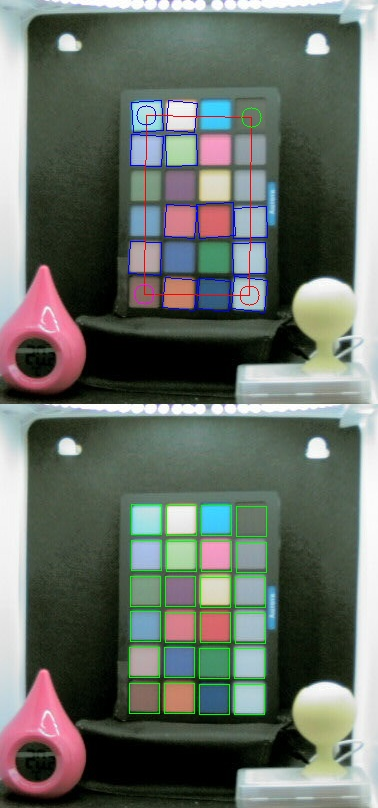
#> input picture Source/python-macduff/debug_passport_box.jpg, 378 x 808 px
$ python -i macduff.py   (imports and definitions only)
#> lines starting #> are read from the running program, lines starting #| are printed output that depends on the picture; after the words box and inside, x2 and y2 are one past the last pixel; in counts of white or black regions, pixels touching at a corner belong together
#!/usr/bin/env python
"""Python-Macduff: "the Macbeth ColorChecker finder", ported to Python.

Original C++ code: github.com/ryanfb/macduff/

Usage:
    # if pixel-width of color patches is unknown,
    $ python macduff.py examples/test.jpg result.png > result.csv

    # if pixel-width of color patches is known to be, e.g. 65,
    $ python macduff.py examples/test.jpg result.png 65 > result.csv
"""
from __future__ import print_function, division
import cv2 as cv
import numpy as np
from numpy.linalg import norm
from math import sqrt
from sys import stderr, argv
from copy import copy
import os


_root = os.path.dirname(os.path.realpath(__file__))


# Each color square must takes up more than this percentage of the image
MIN_RELATIVE_SQUARE_SIZE = 0.0001

DEBUG = True

MACBETH_WIDTH = 6
MACBETH_HEIGHT = 4
MACBETH_SQUARES = MACBETH_WIDTH * MACBETH_HEIGHT

MAX_CONTOUR_APPROX = 50  # default was 7


# pick the colorchecker values to use -- several options available in
# the `color_data` subdirectory
# Note: all options are explained in detail at
# http://www.babelcolor.com/colorchecker-2.htm
color_data = os.path.join(_root, 'color_data',
                          'xrite_passport_colors_sRGB-GMB-2005.csv')
expected_colors = np.flip(np.loadtxt(color_data, delimiter=','), 1)
expected_colors = expected_colors.reshape(MACBETH_HEIGHT, MACBETH_WIDTH, 3)


# a class to simplify the translation from c++
class Box2D:
    """
    Note: The Python equivalent of `RotatedRect` and `Box2D` objects
    are tuples, `((center_x, center_y), (w, h), rotation)`.
    Example:
    >>> cv.boxPoints(((0, 0), (2, 1), 0))
    array([[-1. ,  0.5],
           [-1. , -0.5],
           [ 1. , -0.5],
           [ 1. ,  0.5]], dtype=float32)
    >>> cv.boxPoints(((0, 0), (2, 1), 90))
    array([[-0.5, -1. ],
           [ 0.5, -1. ],
           [ 0.5,  1. ],
           [-0.5,  1. ]], dtype=float32)
    """
    def __init__(self, center=None, size=None, angle=0, rrect=None):
        if rrect is not None:
            center, size, angle = rrect

        # self.center = Point2D(*center)
        # self.size = Size(*size)
        self.center = center
        self.size = size
        self.angle = angle  # in degrees

    def rrect(self):
        return self.center, self.size, self.angle


# [33 lines left out: functions crop_patch, contour_average, not called in this run]


def rotate_box(box_corners):
    """NumPy equivalent of `[arr[i-1] for i in range(len(arr)]`"""
    return np.roll(box_corners, 1, 0)


# [21 lines left out: functions check_colorchecker, draw_colorchecker, not called in this run]


class ColorChecker:
    # [100 lines left out: functions __init__, find_colorchecker, not called in this run]


def angle_cos(p0, p1, p2):
    d1, d2 = (p0-p1).astype('float'), (p2-p1).astype('float')
    return abs(np.dot(d1, d2) / np.sqrt(np.dot(d1, d1)*np.dot(d2, d2)))


# https://github.com/opencv/opencv/blob/master/samples/python/squares.py
# Note: This is similar to find_quads, added to hastily add support to
# the `patch_size` parameter
# [35 lines left out: functions find_squares, is_right_size, not called in this run]


# stolen from icvGenerateQuads
def find_quad(src_contour, min_size, debug_image=None):

    for max_error in range(2, MAX_CONTOUR_APPROX + 1):
        dst_contour = cv.approxPolyDP(src_contour, max_error, closed=True)
        if len(dst_contour) == 4:
            break

        # we call this again on its own output, because sometimes
        # cvApproxPoly() does not simplify as much as it should.
        dst_contour = cv.approxPolyDP(dst_contour, max_error, closed=True)
        if len(dst_contour) == 4:
            break

    # reject non-quadrangles
    is_acceptable_quad = False
    is_quad = False
    if len(dst_contour) == 4 and cv.isContourConvex(dst_contour):
        is_quad = True
        perimeter = cv.arcLength(dst_contour, closed=True)
        area = cv.contourArea(dst_contour, oriented=False)

        d1 = np.linalg.norm(dst_contour[0] - dst_contour[2])
        d2 = np.linalg.norm(dst_contour[1] - dst_contour[3])
        d3 = np.linalg.norm(dst_contour[0] - dst_contour[1])
        d4 = np.linalg.norm(dst_contour[1] - dst_contour[2])

        # philipg.  Only accept those quadrangles which are more square
        # than rectangular and which are big enough
        cond = (d3/1.1 < d4 < d3*1.1 and
                d3*d4/1.5 < area and
                min_size < area and
                d1 >= 0.15*perimeter and
                d2 >= 0.15*perimeter)

        if not cv.CALIB_CB_FILTER_QUADS or area > min_size and cond:
            is_acceptable_quad = True
            # return dst_contour
    if debug_image is not None:
        cv.drawContours(debug_image, [src_contour], -1, (255, 0, 0), 1)
        if is_acceptable_quad:
            cv.drawContours(debug_image, [dst_contour], -1, (0, 255, 0), 1)
        elif is_quad:
            cv.drawContours(debug_image, [dst_contour], -1, (0, 0, 255), 1)
        return debug_image

    if is_acceptable_quad:
        return dst_contour
    return None


def find_macbeth(img, patch_size=None, is_passport=False, debug=DEBUG,
                 min_relative_square_size=MIN_RELATIVE_SQUARE_SIZE):
#> called with img = 'debug_passport_box.jpg', is_passport = False, debug = True, min_relative_square_size = 0.0001
    macbeth_img = img
    if isinstance(img, str):
        macbeth_img = cv.imread(img)
#> macbeth_img is the input picture: shape (808, 378, 3); mean B, G, R 102.4, 110.6, 103.1
    macbeth_original = copy(macbeth_img)
    macbeth_split = cv.split(macbeth_img)

    # threshold each channel and OR results together
    block_size = int(min(macbeth_img.shape[:2]) * 0.02) | 1
    macbeth_split_thresh = []
    for channel in macbeth_split:
        res = cv.adaptiveThreshold(channel,
                                    255,
                                    cv.ADAPTIVE_THRESH_MEAN_C,
                                    cv.THRESH_BINARY_INV,
                                    block_size,
                                    C=6)
        macbeth_split_thresh.append(res)
#> this loop made 3 passes
#> pass 1, in find_macbeth, `res = cv.adaptiveThreshold(channel, 255, cv.ADAPTIVE_THRESH_MEAN_C, cv..`:
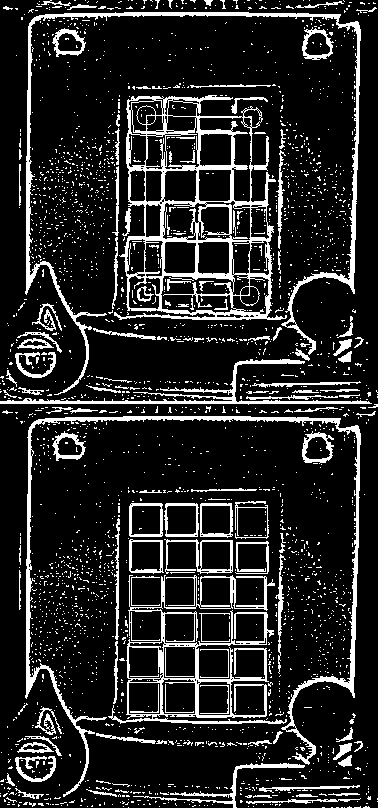
#> res: shape (808, 378); 14.9% white; 2559 white regions (2428 under 20 px), largest, box (x1, y1, x2, y2) and area: (114, 95, 287, 320) 8423, (25, 416, 361, 797) 5010, (25, 12, 361, 395) 4852
#> after the loop, macbeth_split_thresh = 3 items
    adaptive = np.bitwise_or(*macbeth_split_thresh)
#> adaptive: shape (808, 378); 18.4% white; 2652 white regions (2527 under 20 px), largest, box (x1, y1, x2, y2) and area: (108, 498, 287, 724) 11650, (113, 95, 287, 320) 10293, (18, 12, 361, 396) 5451

    if debug:
        print("Used %d as block size\n" % block_size, file=stderr)
        cv.imwrite('debug_threshold.png',
                    np.vstack(macbeth_split_thresh + [adaptive]))
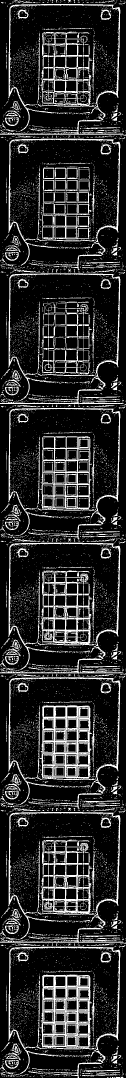
#> saved as debug_threshold.png: shape (3232, 378) (shown at 1/3 size); 16.6% white; 10197 white regions (9679 under 20 px), largest, box (x1, y1, x2, y2) and area: (108, 2114, 287, 2340) 11650, (108, 2922, 287, 3148) 11650, (113, 1711, 287, 1936) 10293

    # do an opening on the threshold image
    element_size = int(2 + block_size / 10)
    shape, ksize = cv.MORPH_RECT, (element_size, element_size)
    element = cv.getStructuringElement(shape, ksize)
    adaptive = cv.morphologyEx(adaptive, cv.MORPH_OPEN, element)
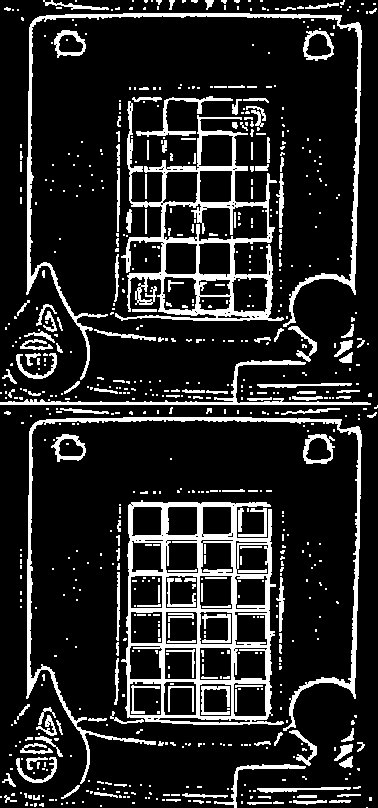
#> adaptive: shape (808, 378); 15.2% white; 738 white regions (561 under 20 px)

    if debug:
        print("Used %d as element size\n" % element_size, file=stderr)
        cv.imwrite('debug_adaptive-open.png', adaptive)

    # find contours in the threshold image
    tmp = cv.findContours(image=adaptive,
                          mode=cv.RETR_LIST,
                          method=cv.CHAIN_APPROX_SIMPLE)
#> tmp = 847 contours, 690 with area under 20; largest, box (x1, y1, x2, y2) and area: (121, 500, 284, 725) 30305, (115, 101, 284, 321) 16892, (26, 417, 362, 784) 3582, (26, 13, 362, 380) 3440, (163, 203, 269, 242) 3164
    try:
        contours, _ = tmp
#> contours has the same summary as tmp
    except ValueError:  # OpenCV < 4.0.0
        adaptive, contours, _ = tmp

    if debug:
        show_contours = cv.cvtColor(copy(adaptive), cv.COLOR_GRAY2BGR)
#> show_contours: shape (808, 378, 3); 15.2% white; 738 white regions (561 under 20 px)
        cv.drawContours(show_contours, contours, -1, (0, 255, 0))
        cv.imwrite('debug_all_contours.png', show_contours)

    min_size = np.product(macbeth_img.shape[:2]) * min_relative_square_size

    def is_seq_hole(c):
        return cv.contourArea(c, oriented=True) > 0

    def is_big_enough(contour):
        _, (w, h), _ = cv.minAreaRect(contour)
        return w * h >= min_size

    # filter out contours that are too small or clockwise
    contours = [c for c in contours if is_big_enough(c) and is_seq_hole(c)]
#> contours = 42 contours; largest, box (x1, y1, x2, y2) and area: (163, 203, 269, 242) 3164, (231, 276, 269, 313) 1134, (163, 681, 197, 716) 1101, (199, 575, 233, 610) 1088, (233, 682, 267, 717) 1062

    if debug:
        show_contours = cv.cvtColor(copy(adaptive), cv.COLOR_GRAY2BGR)
        cv.drawContours(show_contours, contours, -1, (0, 255, 0))
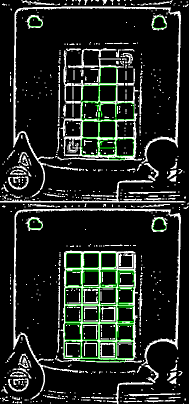
#> show_contours: shape (808, 378, 3) (shown at 1/2 size); mean B, G, R 34.1, 38.7, 34.1
        cv.imwrite('debug_big_contours.png', show_contours)

        debug_img = cv.cvtColor(copy(adaptive), cv.COLOR_GRAY2BGR)
        for c in contours:
            debug_img = find_quad(c, min_size, debug_image=debug_img)
#> this loop made 42 passes
#> (is_acceptable_quad in find_quad, is_quad in find_quad, perimeter in find_quad, area in find_quad, d1 in find_quad, d2 in find_quad, d3 in find_quad, d4 in find_quad) on passes 1, 2, 3, 4, 5, 7, 8, 11: (False, True, 184.4, 254, 92.02, 22.8, 39.05, 53.15), (True, True, 124.1, 962, 43.86, 43.86, 31.02, 31.02), (True, True, 127.1, 1009, 45.34, 44.55, 31.06, 32.02), (True, True, 125.2, 979, 44.69, 43.86, 30.15, 31.02), (True, True, 124.1, 962, 43.86, 43.86, 31.02, 31.02), (True, True, 125.1, 977.5, 44.55, 43.93, 30.02, 32.06), (True, True, 124.1, 962, 43.86, 43.86, 31.02, 31.02), (True, True, 125.1, 978, 44.6, 43.86, 31.06, 31.02)
#> pass 1, in find_macbeth, `debug_img = find_quad(c, min_size, debug_image=debug_img)`:
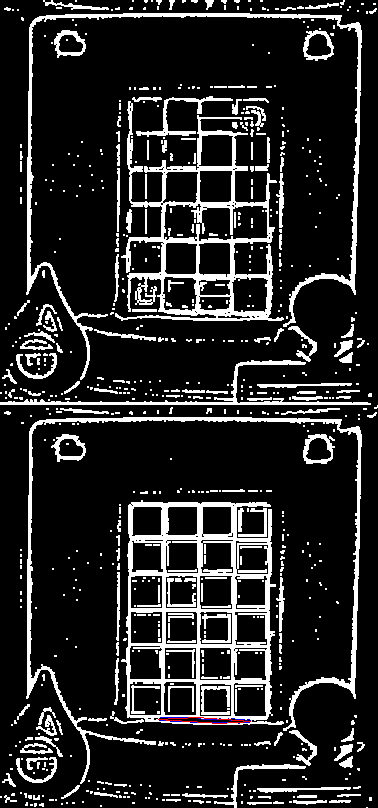
#> debug_img: shape (808, 378, 3); mean B, G, R 38.6, 38.5, 38.7
#> after the loop:
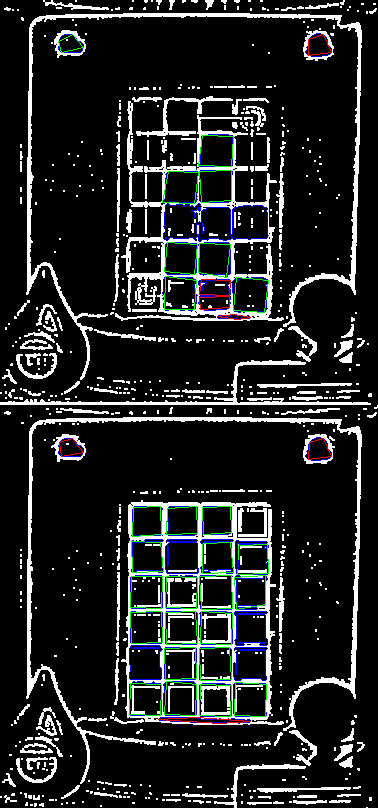
#> debug_img: shape (808, 378, 3); mean B, G, R 37.1, 36.5, 34.3
        cv.imwrite("debug_quads.png", debug_img)

    if contours:
        if patch_size is None:
            initial_quads = [find_quad(c, min_size) for c in contours]
#> initial_quads = 42 items
        else:
            initial_quads = [s for s in find_squares(macbeth_original)
                             if is_right_size(s, patch_size)]
            if is_passport and len(initial_quads) <= MACBETH_SQUARES:
                qs = [find_quad(c, min_size) for c in contours]
                qs = [x for x in qs if x is not None]
                initial_quads = [x for x in qs if is_right_size(x, patch_size)]
        initial_quads = [q for q in initial_quads if q is not None]
#> initial_quads = 27 contours; largest, box (x1, y1, x2, y2) and area: (199, 575, 233, 610) 1041, (233, 277, 269, 313) 1032, (234, 682, 267, 717) 1009, (164, 681, 197, 716) 979, (200, 611, 233, 645) 978
        initial_boxes = [Box2D(rrect=cv.minAreaRect(q)) for q in initial_quads]
#> initial_boxes = 27 items

        if debug:
            show_quads = cv.cvtColor(copy(adaptive), cv.COLOR_GRAY2BGR)
            cv.drawContours(show_quads, initial_quads, -1, (0, 255, 0))
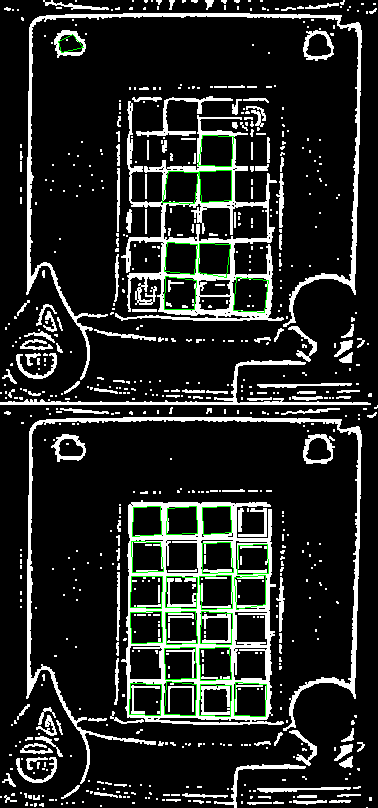
#> show_quads: shape (808, 378, 3); mean B, G, R 37.3, 40, 37.3
            cv.imwrite('debug_quads2.png', show_quads)
            print("%d initial quads found", len(initial_quads), file=stderr)

        if is_passport or (len(initial_quads) > MACBETH_SQUARES):
            if debug:
                print(" (probably a Passport)\n", file=stderr)

            # set up the points sequence for cvKMeans2, using the box centers
            points = np.array([box.center for box in initial_boxes],
                              dtype='float32')
#> points = 27 pairs, first value 70.1 to 252, second value 42.52 to 700

            # partition into two clusters: passport and colorchecker
            criteria = \
                (cv.TERM_CRITERIA_EPS + cv.TERM_CRITERIA_MAX_ITER, 10, 1.0)
            compactness, clusters, centers = \
#> (the run stopped early here; a loop or call above may not have finished)
